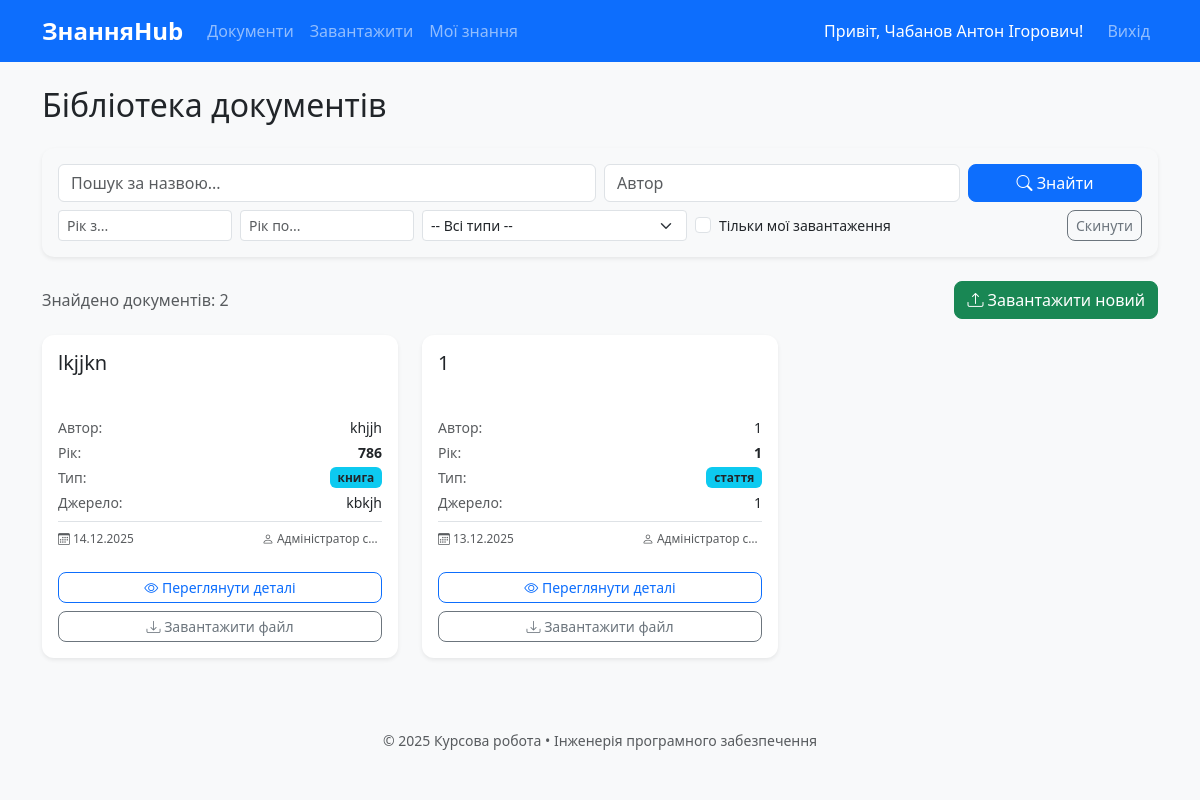
/documents (signed in), run on the app's committed database.
### models.py (models this page shows, shortened)
class User(UserMixin, db.Model):
    id = db.Column(db.Integer, primary_key=True)
    email = db.Column(db.String(120), unique=True, nullable=False)
    name = db.Column(db.String(100), nullable=False)
    password_hash = db.Column(db.String(256), nullable=False)
    role = db.Column(db.String(20), default='user')
    is_active = db.Column(db.Boolean, default=True)
    created_at = db.Column(db.DateTime, default=lambda: datetime.now(timezone.utc))

class Document(db.Model):
    id = db.Column(db.Integer, primary_key=True)
    title = db.Column(db.String(300), nullable=False)
    authors = db.Column(db.Text)
    year = db.Column(db.Integer)
    source = db.Column(db.Text)
    doc_type = db.Column(db.String(50))
    original_filename = db.Column(db.String(300), nullable=False)
    stored_filename = db.Column(db.String(200), nullable=False, unique=True)
    uploaded_at = db.Column(db.DateTime, default=lambda: datetime.now(timezone.utc))
    uploaded_by = db.Column(db.Integer, db.ForeignKey('user.id'))
    user = db.relationship('User', backref='documents')

### app.py (the view)
    @app.route('/documents')
    @login_required
    def document_list():
        query = request.args.get('q', '').strip()
        author = request.args.get('author', '')
        year_from = request.args.get('year_from', type=int)
        year_to = request.args.get('year_to', type=int)
        doc_type = request.args.get('type', '')
        show_my = request.args.get('show_my')
        docs = Document.query
        if query:
            ids = search_fulltext(query)
            docs = docs.filter(Document.id.in_(ids)) if ids else docs.filter(False)
        if author: docs = docs.filter(Document.authors.ilike(f'%{author}%'))
        if year_from: docs = docs.filter(Document.year >= year_from)
        if year_to: docs = docs.filter(Document.year <= year_to)
        if doc_type: docs = docs.filter_by(doc_type=doc_type)
        if show_my == '1': docs = docs.filter_by(uploaded_by=current_user.id)
        documents = docs.order_by(Document.uploaded_at.desc()).all()
        return render_template('document/list.html', documents=documents)

### templates/document/list.html (shortened to what this page needs)
{% extends "base.html" %}
{% block content %}
<h2 class="mb-4">Бібліотека документів</h2>
<div class="card shadow-sm mb-4 bg-light">
    <div class="card-body">
        <form method="GET" action="{{ url_for('document_list') }}">
            <div class="row g-2 mb-2">
                <div class="col-md-6">
                    <input type="text" name="q" class="form-control" placeholder="Пошук за назвою..." value="{{ request.args.get('q', '') }}">
                </div>
                <div class="col-md-4">
                    <input type="text" name="author" class="form-control" placeholder="Автор" value="{{ request.args.get('author', '') }}">
                </div>
                <div class="col-md-2">
                    <button type="submit" class="btn btn-primary w-100"><i class="bi bi-search"></i> Знайти</button>
                </div>
            </div>
            <div class="row g-2 align-items-center">
                <div class="col-md-2">
                    <input type="number" name="year_from" class="form-control form-control-sm" placeholder="Рік з..." value="{{ request.args.get('year_from', '') }}">
                </div>
                <div class="col-md-2">
                    <input type="number" name="year_to" class="form-control form-control-sm" placeholder="Рік по..." value="{{ request.args.get('year_to', '') }}">
                </div>
                <div class="col-md-3">
                    <select name="type" class="form-select form-select-sm">
                        <option value="">-- Всі типи --</option>
                    </select>
                </div>
                <div class="col-md-3">
                    <div class="form-check">
                        <input class="form-check-input" type="checkbox" name="show_my" value="1" id="showMyCheck" {% if request.args.get('show_my') == '1' %}checked{% endif %}>
                        <label class="form-check-label small" for="showMyCheck">
                            Тільки мої завантаження
                        </label>
                    </div>
                </div>
                <div class="col-md-2 text-end">
                    <a href="{{ url_for('document_list') }}" class="btn btn-sm btn-outline-secondary">Скинути</a>
                </div>
            </div>
        </form>
    </div>
</div>
<div class="d-flex justify-content-between align-items-center mb-3">
    <span class="text-muted">Знайдено документів: {{ documents|length }}</span>
    <a href="{{ url_for('upload_document') }}" class="btn btn-success">
        <i class="bi bi-upload"></i> Завантажити новий
    </a>
</div>
{% if documents %}
    <div class="row row-cols-1 row-cols-md-2 row-cols-lg-3 g-4">
        {% for doc in documents %}
        <div class="col">
            <div class="card h-100 shadow-sm border-0 hover-shadow transition-card">
                <div class="card-body d-flex flex-column">
                    <div class="d-flex justify-content-between align-items-start mb-2">
                        <h5 class="card-title text-truncate-3">
                            <a href="{{ url_for('document_detail', doc_id=doc.id) }}" class="text-decoration-none text-dark stretched-link-custom">
                                {{ doc.title }}
                            </a>
                        </h5>
                    </div>
                    <ul class="list-unstyled small mb-4 flex-grow-1">
                        <li class="mb-1 d-flex justify-content-between">
                            <span class="text-muted">Автор:</span>
                            <span class="text-end text-truncate" style="max-width: 60%;" title="{{ doc.authors }}">
                                {{ doc.authors }}
                            </span>
                        </li>
                        <li class="mb-1 d-flex justify-content-between">
                            <span class="text-muted">Рік:</span>
                            <span class="fw-bold">{{ doc.year if doc.year else '—' }}</span>
                        </li>
                        <li class="mb-1 d-flex justify-content-between">
                            <span class="text-muted">Тип:</span>
                            <span class="badge bg-info text-dark">{{ doc.doc_type }}</span>
                        </li>
                        {% if doc.source %}
                        <li class="mb-1 d-flex justify-content-between">
                            <span class="text-muted">Джерело:</span>
                            <span class="text-end text-truncate" style="max-width: 60%;" title="{{ doc.source }}">
                                {{ doc.source }}
                            </span>
                        </li>
                        {% endif %}
                        <li class="mt-2 pt-2 border-top text-muted smaller d-flex justify-content-between align-items-center">
                            <span title="Дата завантаження">
                                <i class="bi bi-calendar3"></i> {{ doc.uploaded_at.strftime('%d.%m.%Y') }}
                            </span>
                            <span class="text-truncate" style="max-width: 120px;"
                                  title="Завантажив: {% if current_user.is_authenticated and doc.uploaded_by == current_user.id %}Ви{% else %}{{ doc.user.name }}{% endif %}">
                                <i class="bi bi-person"></i>
                                {% if current_user.is_authenticated and doc.uploaded_by == current_user.id %}
                                    <strong>Ви</strong>
                                {% else %}
                                    {{ doc.user.name }}
                                {% endif %}
                            </span>
                        </li>
                    </ul>
                    <div class="d-grid gap-2 mt-auto">
                        <a href="{{ url_for('document_detail', doc_id=doc.id) }}" class="btn btn-outline-primary btn-sm">
                            <i class="bi bi-eye"></i> Переглянути деталі
                        </a>
                        <a href="{{ url_for('download_document', doc_id=doc.id) }}" class="btn btn-outline-secondary btn-sm">
                            <i class="bi bi-download"></i> Завантажити файл
                        </a>
                    </div>
                </div>
            </div>
        </div>
        {% endfor %}
    </div>
{% else %}
    <div class="alert alert-info text-center py-5">
        <h4>Документів не знайдено</h4>
        <p>Спробуйте змінити параметри пошуку або завантажте новий документ.</p>
    </div>
{% endif %}
{% endblock %}

### templates/base.html (shortened to what this page needs)
<!DOCTYPE html>
<html lang="uk">
<head>
    <link href="https://cdn.jsdelivr.net/npm/bootstrap@5.3.3/dist/css/bootstrap.min.css" rel="stylesheet">
    <link href="{{ url_for('static', filename='css/style.css') }}" rel="stylesheet">
    <link rel="stylesheet" href="https://cdn.jsdelivr.net/npm/bootstrap-icons@1.10.0/font/bootstrap-icons.css">
</head>
<body>
    <nav class="navbar navbar-expand-lg navbar-dark bg-primary mb-4">
        <div class="container">
            <a class="navbar-brand fw-bold" href="{{ url_for('index') }}">ЗнанняHub</a>
            <div class="collapse navbar-collapse" id="navbar">
                <ul class="navbar-nav me-auto">
                    <li class="nav-item"><a class="nav-link" href="{{ url_for('document_list') }}">Документи</a></li>
                    <li class="nav-item"><a class="nav-link" href="{{ url_for('upload_document') }}">Завантажити</a></li>
                    <li class="nav-item"><a class="nav-link" href="{{ url_for('my_knowledge') }}">Мої знання</a></li>
                </ul>
                <ul class="navbar-nav">
                    {% if current_user.is_authenticated %}
                    <li class="nav-item d-flex align-items-center">
                        <span class="text-white me-3">Привіт, {{ current_user.name }}!</span>
                    </li>
                    <li class="nav-item"><a class="nav-link" href="{{ url_for('logout') }}">Вихід</a></li>
                    {% else %}
                    <li class="nav-item"><a class="nav-link" href="{{ url_for('login') }}">Вхід</a></li>
                    <li class="nav-item"><a class="nav-link" href="{{ url_for('register') }}">Реєстрація</a></li>
                    {% endif %}
                </ul>
            </div>
        </div>
    </nav>
    <div class="container">
        {% block content %}{% endblock %}
    </div>
    <footer class="bg-light mt-5 py-4 text-center text-muted small">
        © 2025 Курсова робота • Інженерія програмного забезпечення
    </footer>
</body>
</html>

### static/css/style.css (style rules this page uses)
:root { --primary: #0d6efd; --hover-shadow: 0 10px 20px rgba(0,0,0,0.1); }
body { background: #f8f9fa; font-family: 'Segoe UI', sans-serif; }
.card-body, .form-group, .form-label, label, .h1, .h2, .h3, .h4, .h5, .h6, h1, h2, h3, h4, h5, h6 { text-align: left !important; }
.card { border: none; border-radius: 12px; transition: all 0.3s ease; }
.btn { border-radius: 8px; }
.navbar-brand { font-weight: 700; font-size: 1.5rem; }
.badge { font-size: 0.85em; }
.text-truncate-3 { display: -webkit-box; -webkit-line-clamp: 2; line-clamp: 2; -webkit-box-orient: vertical; overflow: hidden; min-height: 2.5em; }
.transition-card { transition: all 0.2s ease-in-out; }
.smaller { font-size: 0.85em; }

### templates/document/list.html (style rules this page uses)
.text-truncate-3 { display: -webkit-box; -webkit-line-clamp: 2; -webkit-box-orient: vertical; overflow: hidden; min-height: 2.5em; }
.transition-card { transition: all 0.2s ease-in-out; }
.smaller { font-size: 0.85em; }

### data on the page
User: name "Чабанов Антон Ігорович"
Document: title "lkjjkn", authors "khjjh", year "786", doc_type "книга", source "kbkjh", uploaded_at "14.12.2025", user.name "Адміністратор с…"
Document: title "1", authors "1", year "1", doc_type "стаття", source "1", uploaded_at "13.12.2025", user.name "Адміністратор с…"

### other printed values
{{ documents|length }} "2"
